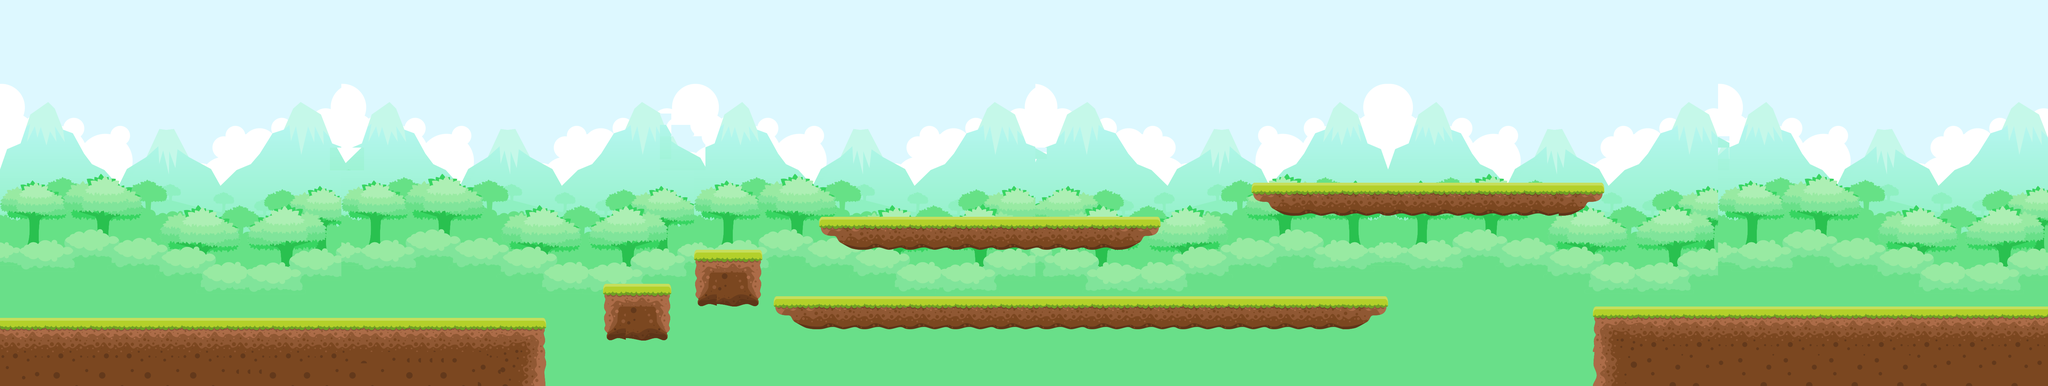

Rendered tile map (Tiled .tmx) drawn with the repository's tilesets; below, a short description and the map source with its tile grids summarised:
An orthogonal 180x34 tile map with 32x32 px tiles, 2 tile layers (BG, tiles), 8 tilesets and 13 objects (7x wall, 3x coin, player, water).

<map version="1.4" tiledversion="1.4.3" orientation="orthogonal" renderorder="right-down" width="180" height="34" tilewidth="32" tileheight="32" infinite="0" nextlayerid="10" nextobjectid="40">
 <tileset firstgid="1" name="BG" tilewidth="32" tileheight="32" tilecount="713" columns="31">
  <image source="../tiles/classic/BG.png" width="1000" height="750" />
 </tileset>
 <tileset firstgid="714" name="2" tilewidth="32" tileheight="32" tilecount="16" columns="4">
  <image source="../tiles/classic/Tiles/2.png" width="128" height="128" />
 </tileset>
 <tileset firstgid="730" name="1" tilewidth="32" tileheight="32" tilecount="16" columns="4">
  <image source="../tiles/classic/Tiles/1.png" width="128" height="128" />
 </tileset>
 <tileset firstgid="746" name="5" tilewidth="32" tileheight="32" tilecount="16" columns="4">
  <image source="../tiles/classic/Tiles/5.png" width="128" height="128" />
 </tileset>
 <tileset firstgid="762" name="4" tilewidth="32" tileheight="32" tilecount="16" columns="4">
  <image source="../tiles/classic/Tiles/4.png" width="129" height="129" />
 </tileset>
 <tileset firstgid="778" name="12" tilewidth="32" tileheight="32" tilecount="16" columns="4">
  <image source="../tiles/classic/Tiles/12.png" width="128" height="128" />
 </tileset>
 <tileset firstgid="794" name="14" tilewidth="32" tileheight="93" tilecount="4" columns="4">
  <image source="../tiles/classic/Tiles/14.png" width="128" height="93" />
 </tileset>
 <tileset firstgid="798" name="13" tilewidth="32" tileheight="93" tilecount="4" columns="4">
  <image source="../tiles/classic/Tiles/13.png" width="128" height="93" />
 </tileset>
 <layer id="1" name="BG" width="180" height="34">
  <data>[6120 cells, 6120 non-empty, 712 distinct tile ids]</data>
 </layer>
 <layer id="2" name="tiles" width="180" height="34">
  <data>[6120 cells, 743 non-empty, 84 distinct tile ids]</data>
 </layer>
 <objectgroup id="8" name="spawn">
  <object id="34" name="player" x="380" y="344" width="110" height="182" />
  <object id="35" name="water" x="1526" y="946" width="2966" height="140" />
  <object id="36" x="936" y="864" />
  <object id="37" name="coin" x="996" y="866" />
  <object id="38" name="coin" x="1050" y="860" />
  <object id="39" name="coin" x="1128" y="868" />
 </objectgroup>
 <objectgroup id="9" name="obstacle">
  <object id="24" name="wall" x="-2" y="898" width="1536" height="188" />
  <object id="25" name="wall" x="1696" y="802" width="192" height="154" />
  <object id="26" name="wall" x="2174" y="836" width="1728" height="94" />
  <object id="27" name="wall" x="2302" y="610" width="964" height="94" />
  <object id="28" name="wall" x="3522" y="514" width="994" height="94" />
  <object id="29" name="wall" x="1948" y="702" width="192" height="154" />
  <object id="30" name="wall" x="4476" y="862" width="1282" height="228" />
 </objectgroup>
</map>
